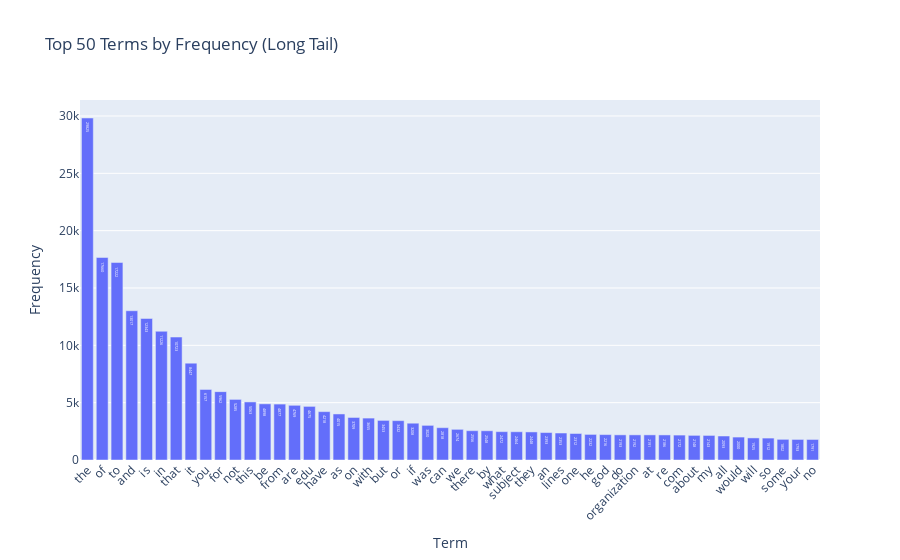

Source (notebook cell):
### Markdown cell above
### >>> **Exercise 14 (take home):** 
Additionally, you can attempt to sort the terms on the `x-axis` by frequency instead of in alphabetical order. This way the visualization is more meaninfgul and you will be able to observe the so called [long tail](https://en.wikipedia.org/wiki/Long_tail) (get familiar with this term since it will appear a lot in data mining and other statistics courses). see picture below

![alt txt](https://upload.wikimedia.org/wikipedia/commons/thumb/8/8a/Long_tail.svg/1000px-Long_tail.svg.png)

### Code cell
# Answer here
"""
我將x軸的詞依照頻率排序，可以直觀呈現長尾效應，高頻詞與低頻詞可以更明顯的區分出來、便於觀察文本中主要與次要的詞。
"""
term_frequencies = np.asarray(X_counts.sum(axis=0))[0]

#計算每個詞的頻率
top50_idx = np.argsort(term_frequencies)[::-1][:50]
top50_terms = count_vect.get_feature_names_out()[top50_idx]
top50_freq = term_frequencies[top50_idx]

fig = px.bar(x=top50_terms, y=top50_freq,
             labels={'x':'Term', 'y':'Frequency'},
             title='Top 50 Terms by Frequency (Long Tail)',
             text=top50_freq)

fig.update_layout(xaxis_tickangle=-45)

fig.show()

### Figure 1 — Plotly figure (JSON) as saved in the notebook; plotly's stock layout.template omitted (floating-point values rounded to 4 significant figures)
{"data": [{"hovertemplate": "Term=%{x}<br>Frequency=%{y}<br>text=%{text}<extra></extra>", "legendgroup": "", "marker": {"color": "#636efa", "pattern": {"shape": ""}}, "name": "", "orientation": "v", "showlegend": false, "text": [29820.0, 17660.0, 17220.0, 13020.0, 12340.0, 11230.0, 10720.0, 8447.0, 6157.0, 5962.0, 5285.0, 5063.0, 4898.0, 4877.0, 4769.0, 4675.0, 4218.0, 4015.0, 3709.0, 3655.0, 3453.0, 3432.0, 3208.0, 3020.0, 2818.0, 2674.0, 2556.0, 2548.0, 2472.0, 2464.0, 2448.0, 2393.0, 2353.0, 2312.0, 2232.0, 2216.0, 2193.0, 2192.0, 2191.0, 2186.0, 2172.0, 2148.0, 2143.0, 2093.0, 2000.0, 1925.0, 1912.0, 1802.0, 1793.0, 1791.0], "textposition": "auto", "type": "bar", "x": ["the", "of", "to", "and", "is", "in", "that", "it", "you", "for", "not", "this", "be", "from", "are", "edu", "have", "as", "on", "with", "but", "or", "if", "was", "can", "we", "there", "by", "what", "subject", "they", "an", "lines", "one", "he", "god", "do", "organization", "at", "re", "com", "about", "my", "all", "would", "will", "so", "some", "your", "no"], "xaxis": "x", "y": [29825, 17660, 17222, 13017, 12343, 11226, 10723, 8447, 6157, 5962, 5285, 5063, 4898, 4877, 4769, 4675, 4218, 4015, 3709, 3655, 3453, 3432, 3208, 3020, 2818, 2674, 2556, 2548, 2472, 2464, 2448, 2393, 2353, 2312, 2232, 2216, 2193, 2192, 2191, 2186, 2172, 2148, 2143, 2093, 2000, 1925, 1912, 1802, 1793, 1791], "yaxis": "y"}], "layout": {"barmode": "relative", "legend": {"tracegroupgap": 0}, "title": {"text": "Top 50 Terms by Frequency (Long Tail)"}, "xaxis": {"anchor": "y", "domain": [0, 1], "tickangle": -45, "title": {"text": "Term"}}, "yaxis": {"anchor": "x", "domain": [0, 1], "title": {"text": "Frequency"}}}}
